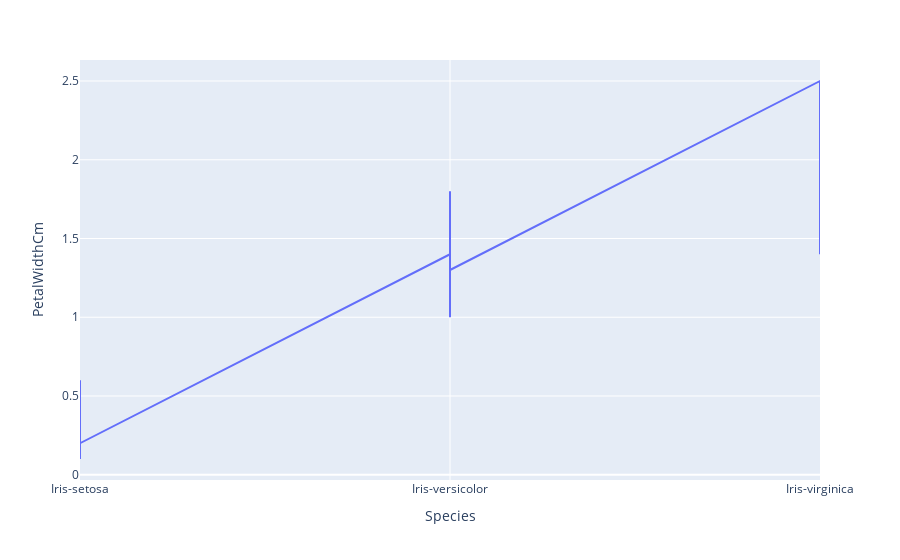

This figure's notebook cell:
### Code cell
px.line(iris, x= 'Species', y='PetalWidthCm')

### Figure 1 — Plotly figure (JSON) as saved in the notebook; plotly's stock layout.template omitted (floating-point values rounded to 4 significant figures; data arrays with more than 128 entries replaced by an {"elided": "..."} marker saying what was removed)
{"data": [{"hovertemplate": "Species=%{x}<br>PetalWidthCm=%{y}<extra></extra>", "legendgroup": "", "line": {"color": "#636efa", "dash": "solid"}, "mode": "lines", "name": "", "showlegend": false, "type": "scatter", "x": {"elided": "150 str values"}, "xaxis": "x", "y": {"elided": "150 float values"}, "yaxis": "y"}], "layout": {"legend": {"tracegroupgap": 0}, "margin": {"t": 60}, "xaxis": {"anchor": "y", "domain": [0, 1], "title": {"text": "Species"}}, "yaxis": {"anchor": "x", "domain": [0, 1], "title": {"text": "PetalWidthCm"}}}}
